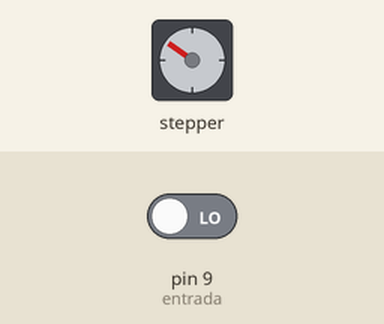
Simulated run of this sketch. Board: Arduino Uno, built with avr-gcc and run on an emulated ATmega328P. Parts: stepper motor. Wiring (inferred from the names in the program): stepper motor driver (200 steps per turn assumed): step pin 2; direction pin 5; enable pin 8. The inputs (shaded band) are chosen by the test bench; at power-on: pin 9 (entrada) LOW.

Above: at 6.4 s.
6.5 s: pin 9 (entrada) driven HIGH
At 8.0 s:
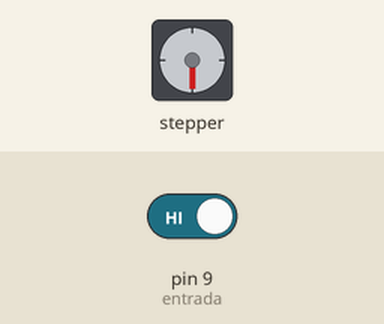
13.4 s: pin 9 (entrada) driven LOW
At 15.7 s:
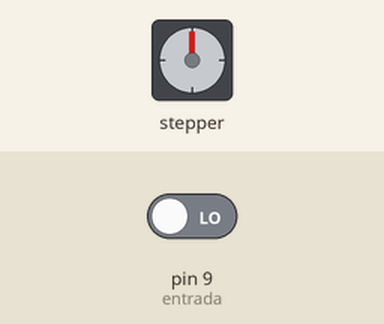
Timing chart, 0 to 22.9 s (numbered marks = the images above; inputs shaded):
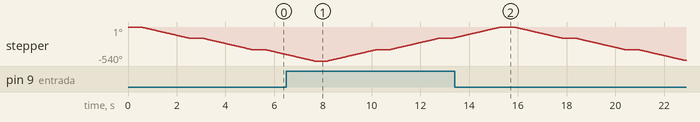

The sketch:

Programa_final_v2.ino
```cpp
const int dirPin = 5;
const int stepPin = 2;
int enable =8;
int stepDelay;
int entrada = 9; //Entrada de corriente (1 o 0) para determinar si el motor abre o cierra
byte valor;
const int steps = 100;
void setup() {
   // Marcar los pines como salida
   pinMode(dirPin, OUTPUT);
   pinMode(stepPin, OUTPUT);
   pinMode (enable, OUTPUT);
   pinMode (entrada, INPUT);
   digitalWrite (enable, LOW);
}

void loop() {

delay (550);

valor = digitalRead (entrada);
if (valor == HIGH) {
  apertura ();
}
else if (valor == LOW){
 cierre();
}
}
void apertura () {
  digitalWrite(dirPin, HIGH);
   stepDelay = 10;
   for (int x = 0; x < steps; x++) {
      digitalWrite(stepPin, HIGH);
      delay(stepDelay);
      digitalWrite(stepPin, LOW);
      delay(stepDelay);

  }
}
void cierre () {
digitalWrite(dirPin, LOW);
   stepDelay = 10;
   for (int x = 0; x < steps; x++) {
      digitalWrite(stepPin, HIGH);
      delay(stepDelay);
      digitalWrite(stepPin, LOW);
      delay(stepDelay);

  }
}
```
